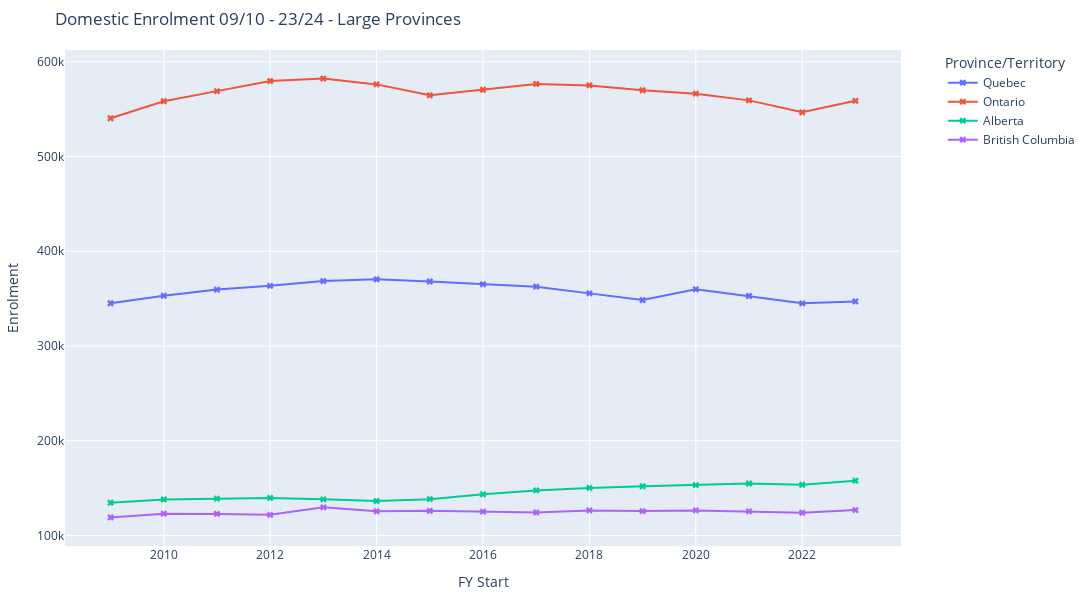
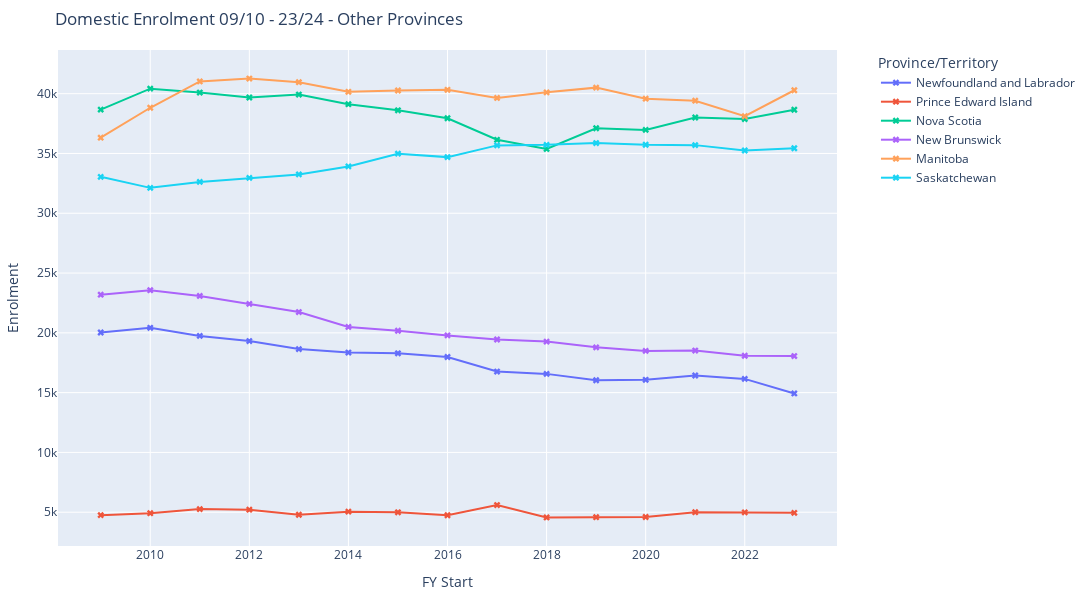
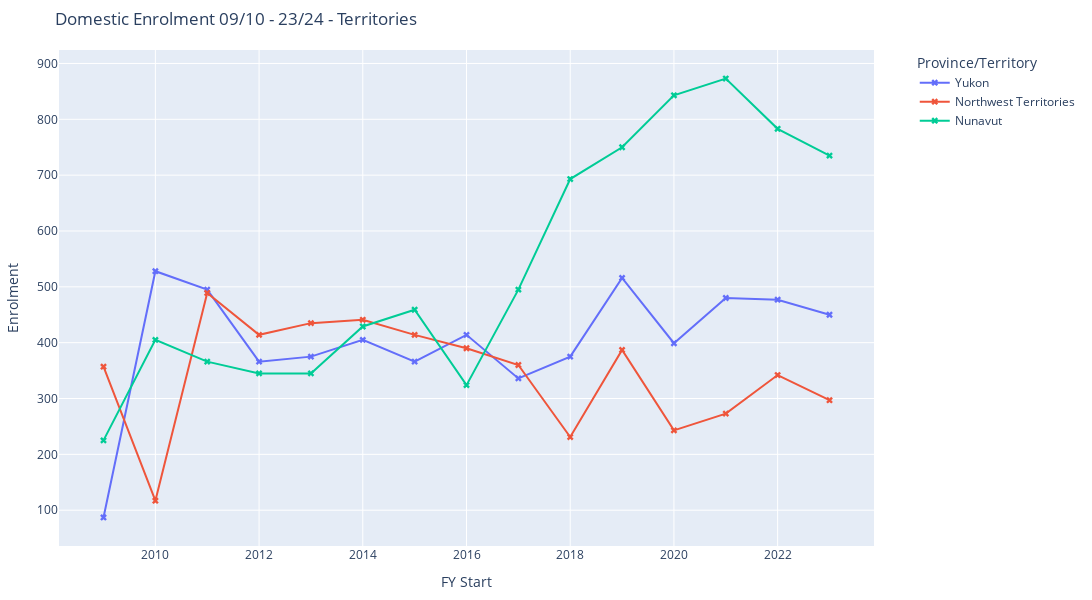

The code cell stored with these charts, in order, in its notebook:
### Markdown cell above
Plotting provinces in groups for scale with similar sized populations below:

### Code cell
from utils.constants import LARGE_POPULATION_PROVINCES, OTHER_PROVINCES, TERRITORIES

# Function to create a plotly figure for a group of provinces or territories
def create_interactive_plot(title, group_data, group_name):
    fig = go.Figure()

    for region in group_data[group_name].unique():
        region_data = group_data[group_data[group_name] == region]

        # Add line plot with markers
        fig.add_trace(go.Scatter(
            x=region_data['FY Start'],
            y=region_data['Enrolment'],
            mode='lines+markers',
            name=region,
            marker=dict(symbol='x', size=6)
        ))

    # Update layout to include a title, axis labels, and legend position
    fig.update_layout(
        title=title,
        xaxis_title="FY Start",
        yaxis_title="Enrolment",
        legend_title=group_name,
        legend=dict(
            orientation="v",
            x=1.05,  # Move legend outside the plotting area
            y=1,     # Align with top of the figure
        ),
        height=600,
        width=1300,
        margin=dict(l=50, r=150, t=50, b=50)
    )

    return fig

# Large provinces graph
large_provinces_fig = create_interactive_plot(
    "Domestic Enrolment 09/10 - 23/24 - Large Provinces",
    provinces_df[provinces_df['Province/Territory'].isin(LARGE_POPULATION_PROVINCES)],
    "Province/Territory"
)
large_provinces_fig.show()

# Other provinces graph
other_provinces_fig = create_interactive_plot(
    "Domestic Enrolment 09/10 - 23/24 - Other Provinces",
    provinces_df[provinces_df['Province/Territory'].isin(OTHER_PROVINCES)],
    "Province/Territory"
)
other_provinces_fig.show()

# Territories graph
territories_fig = create_interactive_plot(
    "Domestic Enrolment 09/10 - 23/24 - Territories",
    provinces_df[provinces_df['Province/Territory'].isin(TERRITORIES)],
    "Province/Territory"
)
territories_fig.show()

### Figure 1 — Plotly figure (JSON) as saved in the notebook; plotly's stock layout.template omitted (floating-point values rounded to 4 significant figures)
{"data": [{"marker": {"size": 6, "symbol": "x"}, "mode": "lines+markers", "name": "Quebec", "type": "scatter", "x": [2009, 2010, 2011, 2012, 2013, 2014, 2015, 2016, 2017, 2018, 2019, 2020, 2021, 2022, 2023], "y": [345096, 352998, 359529, 363486, 368472, 370374, 368055, 365085, 362616, 355521, 348495, 359826, 352755, 344982, 346995]}, {"marker": {"size": 6, "symbol": "x"}, "mode": "lines+markers", "name": "Ontario", "type": "scatter", "x": [2009, 2010, 2011, 2012, 2013, 2014, 2015, 2016, 2017, 2018, 2019, 2020, 2021, 2022, 2023], "y": [540399, 558309, 568998, 579621, 582282, 576120, 564591, 570456, 576603, 575070, 569946, 566325, 559254, 546672, 558747]}, {"marker": {"size": 6, "symbol": "x"}, "mode": "lines+markers", "name": "Alberta", "type": "scatter", "x": [2009, 2010, 2011, 2012, 2013, 2014, 2015, 2016, 2017, 2018, 2019, 2020, 2021, 2022, 2023], "y": [134565, 138015, 138849, 139596, 138090, 136320, 138300, 143478, 147558, 150186, 151956, 153114, 154860, 153537, 157788]}, {"marker": {"size": 6, "symbol": "x"}, "mode": "lines+markers", "name": "British Columbia", "type": "scatter", "x": [2009, 2010, 2011, 2012, 2013, 2014, 2015, 2016, 2017, 2018, 2019, 2020, 2021, 2022, 2023], "y": [119001, 122979, 122769, 121761, 129666, 125541, 126000, 125154, 124269, 126465, 125703, 126444, 125424, 123987, 126744]}], "layout": {"height": 600, "legend": {"orientation": "v", "title": {"text": "Province/Territory"}, "x": 1.05, "y": 1}, "margin": {"b": 50, "l": 50, "r": 150, "t": 50}, "title": {"text": "Domestic Enrolment 09/10 - 23/24 - Large Provinces"}, "width": 1300, "xaxis": {"title": {"text": "FY Start"}}, "yaxis": {"title": {"text": "Enrolment"}}}}

### Figure 2 — Plotly figure (JSON) as saved in the notebook; plotly's stock layout.template omitted (floating-point values rounded to 4 significant figures)
{"data": [{"marker": {"size": 6, "symbol": "x"}, "mode": "lines+markers", "name": "Newfoundland and Labrador", "type": "scatter", "x": [2009, 2010, 2011, 2012, 2013, 2014, 2015, 2016, 2017, 2018, 2019, 2020, 2021, 2022, 2023], "y": [20031, 20424, 19743, 19314, 18642, 18351, 18288, 17982, 16764, 16569, 16035, 16074, 16434, 16149, 14931]}, {"marker": {"size": 6, "symbol": "x"}, "mode": "lines+markers", "name": "Prince Edward Island", "type": "scatter", "x": [2009, 2010, 2011, 2012, 2013, 2014, 2015, 2016, 2017, 2018, 2019, 2020, 2021, 2022, 2023], "y": [4755, 4920, 5262, 5211, 4788, 5049, 4992, 4746, 5601, 4563, 4584, 4602, 5004, 4989, 4947]}, {"marker": {"size": 6, "symbol": "x"}, "mode": "lines+markers", "name": "Nova Scotia", "type": "scatter", "x": [2009, 2010, 2011, 2012, 2013, 2014, 2015, 2016, 2017, 2018, 2019, 2020, 2021, 2022, 2023], "y": [38670, 40419, 40095, 39681, 39927, 39120, 38610, 37944, 36144, 35379, 37110, 36972, 38007, 37884, 38655]}, {"marker": {"size": 6, "symbol": "x"}, "mode": "lines+markers", "name": "New Brunswick", "type": "scatter", "x": [2009, 2010, 2011, 2012, 2013, 2014, 2015, 2016, 2017, 2018, 2019, 2020, 2021, 2022, 2023], "y": [23190, 23568, 23085, 22422, 21738, 20493, 20175, 19785, 19443, 19266, 18789, 18489, 18519, 18084, 18060]}, {"marker": {"size": 6, "symbol": "x"}, "mode": "lines+markers", "name": "Manitoba", "type": "scatter", "x": [2009, 2010, 2011, 2012, 2013, 2014, 2015, 2016, 2017, 2018, 2019, 2020, 2021, 2022, 2023], "y": [36318, 38823, 41022, 41265, 40959, 40158, 40266, 40326, 39642, 40110, 40506, 39582, 39414, 38112, 40287]}, {"marker": {"size": 6, "symbol": "x"}, "mode": "lines+markers", "name": "Saskatchewan", "type": "scatter", "x": [2009, 2010, 2011, 2012, 2013, 2014, 2015, 2016, 2017, 2018, 2019, 2020, 2021, 2022, 2023], "y": [33045, 32124, 32622, 32955, 33249, 33918, 34983, 34695, 35676, 35721, 35871, 35730, 35697, 35247, 35436]}], "layout": {"height": 600, "legend": {"orientation": "v", "title": {"text": "Province/Territory"}, "x": 1.05, "y": 1}, "margin": {"b": 50, "l": 50, "r": 150, "t": 50}, "title": {"text": "Domestic Enrolment 09/10 - 23/24 - Other Provinces"}, "width": 1300, "xaxis": {"title": {"text": "FY Start"}}, "yaxis": {"title": {"text": "Enrolment"}}}}

### Figure 3 — Plotly figure (JSON) as saved in the notebook; plotly's stock layout.template omitted (floating-point values rounded to 4 significant figures)
{"data": [{"marker": {"size": 6, "symbol": "x"}, "mode": "lines+markers", "name": "Yukon", "type": "scatter", "x": [2009, 2010, 2011, 2012, 2013, 2014, 2015, 2016, 2017, 2018, 2019, 2020, 2021, 2022, 2023], "y": [87, 528, 495, 366, 375, 405, 366, 414, 336, 375, 516, 399, 480, 477, 450]}, {"marker": {"size": 6, "symbol": "x"}, "mode": "lines+markers", "name": "Northwest Territories", "type": "scatter", "x": [2009, 2010, 2011, 2012, 2013, 2014, 2015, 2016, 2017, 2018, 2019, 2020, 2021, 2022, 2023], "y": [357, 117, 489, 414, 435, 441, 414, 390, 360, 231, 387, 243, 273, 342, 297]}, {"marker": {"size": 6, "symbol": "x"}, "mode": "lines+markers", "name": "Nunavut", "type": "scatter", "x": [2009, 2010, 2011, 2012, 2013, 2014, 2015, 2016, 2017, 2018, 2019, 2020, 2021, 2022, 2023], "y": [225, 405, 366, 345, 345, 429, 459, 324, 495, 693, 750, 843, 873, 783, 735]}], "layout": {"height": 600, "legend": {"orientation": "v", "title": {"text": "Province/Territory"}, "x": 1.05, "y": 1}, "margin": {"b": 50, "l": 50, "r": 150, "t": 50}, "title": {"text": "Domestic Enrolment 09/10 - 23/24 - Territories"}, "width": 1300, "xaxis": {"title": {"text": "FY Start"}}, "yaxis": {"title": {"text": "Enrolment"}}}}
